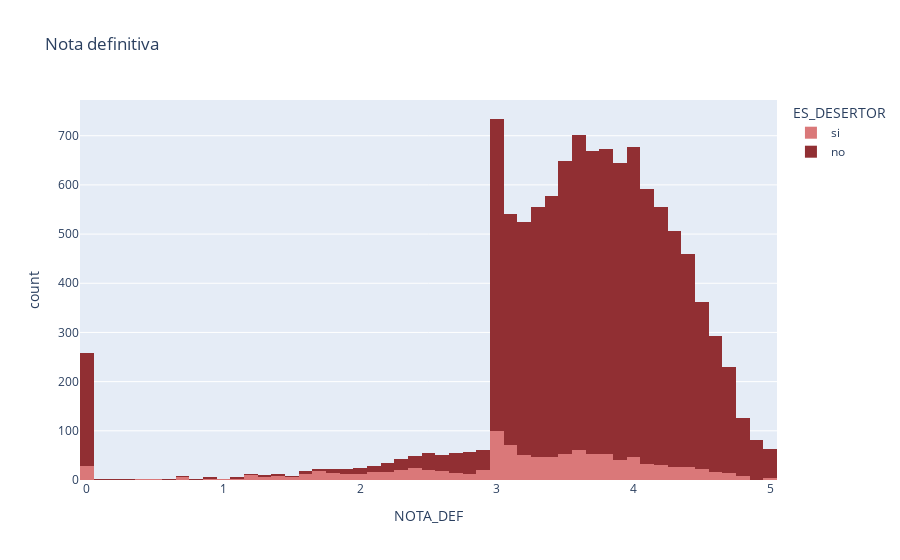

Notebook code for this chart:
### Code cell
# notas por programa desertor
fig = px.histogram(filter_by_program, x="NOTA_DEF", title='Nota definitiva', color= "ES_DESERTOR", color_discrete_sequence=["#DA7879", "#912F33"] )
fig.show()

### Figure 1 — Plotly figure (JSON) as saved in the notebook; plotly's stock layout.template omitted (floating-point values rounded to 4 significant figures; data arrays with more than 128 entries replaced by an {"elided": "..."} marker saying what was removed)
{"data": [{"alignmentgroup": "True", "bingroup": "x", "hovertemplate": "ES_DESERTOR=si<br>NOTA_DEF=%{x}<br>count=%{y}<extra></extra>", "legendgroup": "si", "marker": {"color": "#DA7879", "pattern": {"shape": ""}}, "name": "si", "offsetgroup": "si", "orientation": "v", "showlegend": true, "type": "histogram", "x": {"elided": "1119 float values"}, "xaxis": "x", "yaxis": "y"}, {"alignmentgroup": "True", "bingroup": "x", "hovertemplate": "ES_DESERTOR=no<br>NOTA_DEF=%{x}<br>count=%{y}<extra></extra>", "legendgroup": "no", "marker": {"color": "#912F33", "pattern": {"shape": ""}}, "name": "no", "offsetgroup": "no", "orientation": "v", "showlegend": true, "type": "histogram", "x": {"elided": "9983 float values"}, "xaxis": "x", "yaxis": "y"}], "layout": {"barmode": "relative", "legend": {"title": {"text": "ES_DESERTOR"}, "tracegroupgap": 0}, "title": {"text": "Nota definitiva"}, "xaxis": {"anchor": "y", "domain": [0, 1], "title": {"text": "NOTA_DEF"}}, "yaxis": {"anchor": "x", "domain": [0, 1], "title": {"text": "count"}}}}
